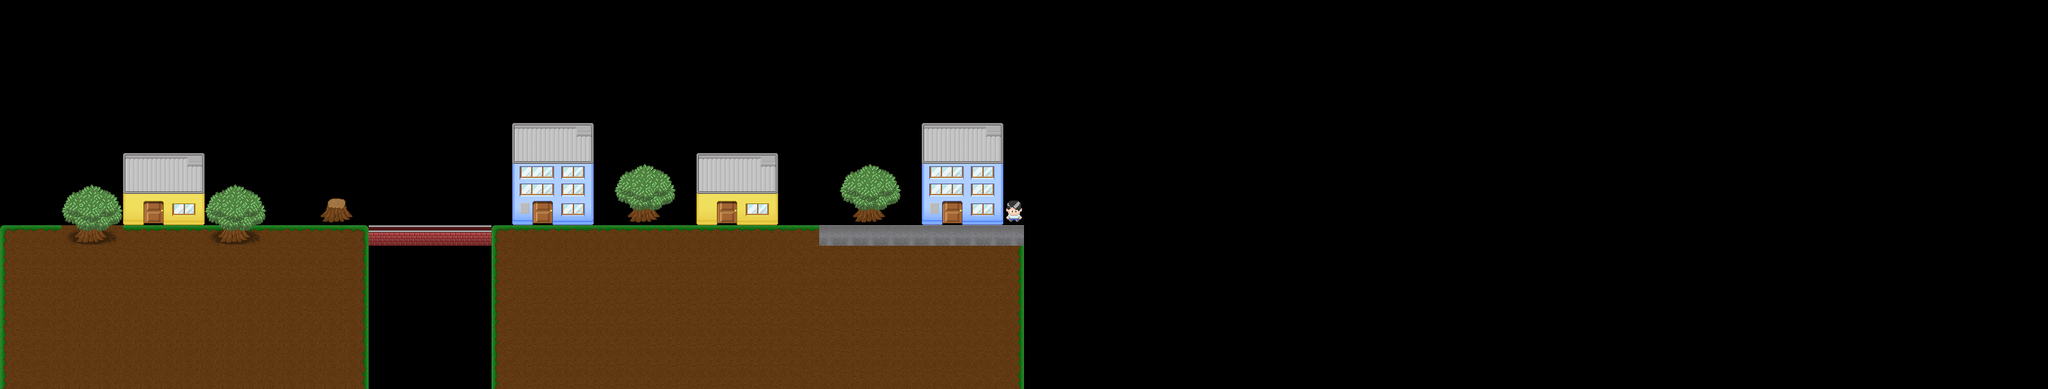

This is a level from a 2D game, rendered from its Tiled map with the project's own tilesets. A one-line summary and the map file follow, with tile-layer data summarised:
An orthogonal 100x19 tile map with 32x32 px tiles, 3 tile layers (BACKGROUND, PLATFORMS, FOREGROUND), 3 tilesets and 2 objects (player, portal).

<map version="1.0" orientation="orthogonal" width="100" height="19" tilewidth="32" tileheight="32">
 <properties>
  <property name="backdrops" value="1" />
 </properties>
 <tileset firstgid="1" name="CityTile" tilewidth="32" tileheight="32">
  <image source="tiles/CityTile.png" trans="ff00ff" width="480" height="736" />
 </tileset>
 <tileset firstgid="346" name="GrassTile" tilewidth="32" tileheight="32">
  <image source="tiles/GrassTile.png" width="128" height="128" />
 </tileset>
 <tileset firstgid="362" name="AirportTerrain" tilewidth="32" tileheight="32">
  <image source="tiles/AirportTerrain.png" trans="ffffff" width="256" height="479" />
 </tileset>
 <layer name="BACKGROUND" width="100" height="19">
  <data>[1900 cells, 363 non-empty, 45 distinct tile ids]</data>
 </layer>
 <layer name="PLATFORMS" width="100" height="19">
  <data>[1900 cells, 131 non-empty, 54 distinct tile ids]</data>
 </layer>
 <layer name="FOREGROUND" width="100" height="19">
  <data>[1900 cells, 40 non-empty, 31 distinct tile ids]</data>
 </layer>
 <objectgroup name="ACTORGROUP" width="100" height="19">
  <object name="player" x="22" y="275" width="54" height="55" />
  <object name="portal" x="1484" y="321" width="34" height="47" />
 </objectgroup>
</map>
